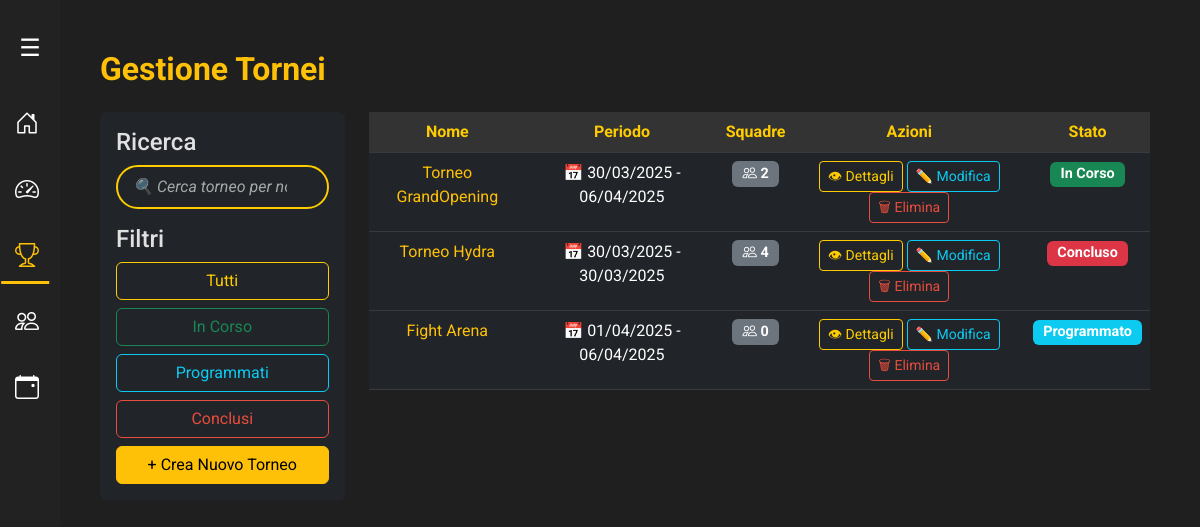
Screenshot of /tornei/ with the database file from the repository.
### backend/models/torneo.py (models this page shows, shortened)
class Torneo(models.Model):
    FORMATI_TORNEO = [
        ('DRAFT', 'Draft'),
        ('ARAM', 'ARAM'),
    ]
    id = models.AutoField(primary_key=True)  # ID auto-incrementale
    nome = models.CharField(max_length=100)  # Nome del torneo
    data_inizio = models.DateField()  # Data di inizio
    data_fine = models.DateField()  # Data di fine
    fascia_oraria = models.CharField(max_length=255, blank=True, null=True)  # Fascia oraria es. "18:00 - 22:00"
    formato = models.CharField(max_length=10, choices=FORMATI_TORNEO, default='DRAFT')  # ENUM: 'DRAFT', 'ARAM'
    is_active = models.BooleanField(default=True)  # Stato del torneo (attivo/archiviato)

### api/views/views_tornei.py (the view)
# urls.py: path('tornei/', tornei_page, name='tornei_page'),
def tornei_page(request):
    oggi = date.today()
    tornei_totali = Torneo.objects.filter(is_active=True)
    tornei_attivi = Torneo.objects.filter(data_inizio__lte=oggi, data_fine__gte=oggi, is_active=True)
    tornei_conclusi = Torneo.objects.filter(data_fine__lt=oggi, is_active=True)
    tornei_totali_counter = tornei_totali.count()
    tornei_attivi_counter = tornei_attivi.count()
    tornei_conclusi_counter = tornei_conclusi.count()
    tornei = Torneo.objects.filter(is_active=True)
    tornei_con_stato = []  # inizializza una lista vuota
    for torneo in tornei:
        print(f"Analisi torneo: {torneo.nome}")
        print(f"Data inizio torneo: {torneo.data_inizio}, Data fine torneo: {torneo.data_fine}")
        if torneo.data_inizio <= oggi <= torneo.data_fine:
            stato = "in_corso"
        elif oggi < torneo.data_inizio:
            stato = "programmato"
        else:
            stato = "concluso"
        print(f"Stato assegnato: {stato}\n")
        iscrizioni = Iscrizione.objects.filter(torneo=torneo)
        squadre = [iscrizione.squadra for iscrizione in iscrizioni]
        tornei_con_stato.append({  # correggi questo
            'id': torneo.id,
            'nome': torneo.nome,
            'data_inizio': torneo.data_inizio,
            'data_fine': torneo.data_fine,
            'squadre': squadre,
            'stato': stato
        })
        print(f"Squadre: {squadre}\n")
    return render(request, 'modules/tornei/tornei.html', {
        'tornei': tornei,
        'tornei_totali': tornei_totali,
        'tornei_attivi': tornei_attivi,
        'tornei_con_stato': tornei_con_stato,  # usa questa lista nel template
        'tornei_conclusi': tornei_conclusi,
        'tornei_totali_counter': tornei_totali_counter,
        'tornei_attivi_counter': tornei_attivi_counter,
        'tornei_conclusi_counter': tornei_conclusi_counter,
        'active_page': 'tornei'
    })

### backend/models/squadra.py (called while the page is built)
    def __str__(self):
        return f"{self.nome} - Livello {self.livello} (EXP: {self.exp})"

### frontend/templates/modules/tornei/tornei.html (shortened to what this page needs)
{% extends "modules/base/base.html" %}
{% load static %}
{% block extra_css %}
<link rel="stylesheet" href="{% static 'tornei/tornei.css' %}">
<link rel="stylesheet" href="{% static 'tornei/stepper.css' %}">
<link rel="stylesheet" href="https://cdn.jsdelivr.net/npm/flatpickr/dist/flatpickr.min.css">
<link rel="stylesheet" href="https://cdnjs.cloudflare.com/ajax/libs/font-awesome/6.5.0/css/all.min.css">
{% endblock %}
{% block content %}
<h2 class="text-warning mb-4">Gestione Tornei</h2>
<div class="row">
    <div class="col-md-3">
        <div class="filters-box p-3 bg-dark rounded">
            <h4>Ricerca</h4>
            <input type="text" id="searchTorneo" class="form-control mb-3" placeholder="🔍 Cerca torneo per nome...">
            <h4>Filtri</h4>
            <button class="btn btn-outline-warning w-100 mb-2" onclick="applyFilter('tutti', event)">Tutti</button>
            <button class="btn btn-outline-success w-100 mb-2" onclick="applyFilter('attivi', event)">In Corso</button>
            <button class="btn btn-outline-info w-100 mb-2" onclick="applyFilter('programmati', event)">Programmati</button>
            <button class="btn btn-outline-danger w-100 mb-2" onclick="applyFilter('conclusi', event)">Conclusi</button>
            <button class="btn btn-warning w-100" onclick="openCreateTournamentModal()" tabindex="-1" aria-hidden="true">+ Crea Nuovo Torneo</button>
        </div>
    </div>
    <div class="col-md-9">
        <div class="table-responsive">
            <table class="table table-dark table-hover text-center">
                <thead>
                    <tr>
                        <th>Nome</th>
                        <th>Periodo</th>
                        <th>Squadre</th>
                        <th>Azioni</th>
                        <th>Stato</th>
                    </tr>
                </thead>
                    <tbody id="torneiList">
                        {% for torneo in tornei_con_stato  %}
                        <tr class="torneo-card totali {{ torneo.stato }}">
                            <td class="text-warning">{{ torneo.nome }}</td>
                            <td>📅 {{ torneo.data_inizio|date:"d/m/Y" }} - {{ torneo.data_fine|date:"d/m/Y" }}</td>
                            <td>
                                <span class="badge bg-secondary"><i class="bi bi-people"></i>&nbsp{{ torneo.squadre|length }}</span>
                            </td>
                            <td>
                                <a href="/tornei/dettaglio/{{ torneo.id }}" class="btn btn-outline-warning btn-sm">👁 Dettagli</a>
                                <button class="btn btn-outline-info btn-sm" onclick="modificaTorneo({{ torneo.id }})">✏️ Modifica</button>
                                <button class="btn btn-outline-danger btn-sm" onclick="apriModaleEliminazione({{ torneo.id }}, '{{ torneo.nome }}')">🗑 Elimina</button>
                            </td>
                            <td>
                                {% if torneo.stato == 'in_corso' %}
                                    <span class="badge bg-success">In Corso</span>
                                {% elif torneo.stato == 'programmato' %}
                                    <span class="badge bg-info">Programmato</span>
                                {% else %}
                                    <span class="badge bg-danger">Concluso</span>
                                {% endif %}
                            </td>
                        </tr>
                        {% empty %}
                        <tr><td colspan="5" class="text-muted">Nessun torneo disponibile.</td></tr>
                        {% endfor %}
                    </tbody>
            </table>
        </div>
    </div>
</div>
{% endblock %}

### frontend/templates/modules/base/base.css (style rules this page uses)
body { background-color: #121212; color: #f5f5f5; font-family: 'Arial', sans-serif; }

### frontend/templates/modules/tornei/tornei.css (style rules this page uses)
:root { --primary-color: #ffcc00; --success-color: #27ae60; --error-color: #e74c3c; --bg-dark: #1f1f1f; --bg-secondary: #2a2a2a; --text-color: #e0e0e0; --font-family: 'Roboto', sans-serif; }
body { background-color: var(--bg-dark); color: var(--text-color); font-family: var(--font-family); }
h2.text-warning { font-weight: 700; }
#searchTorneo { width: 100%; padding: 8px 40px 8px 15px; border-radius: 25px; border: 2px solid var(--primary-color); background: transparent; color: var(--text-color); }
#searchTorneo::placeholder { color: rgba(255, 255, 255, 0.6); }
.btn-outline-warning { border-color: var(--primary-color); color: var(--primary-color); transition: background 0.3s ease, color 0.3s ease; }
.table-dark { background-color: #262626; color: #fff; }
.table-dark th { background-color: #333; color: var(--primary-color); }
.table-dark td { border-top: 1px solid #333; }
.btn-outline-danger { border-color: var(--error-color); color: var(--error-color); }
.badge { font-size: 0.9rem; padding: 5px 10px; }
.badge.bg-success { background-color: var(--success-color); }
.badge.bg-danger { background-color: var(--error-color); }

### frontend/templates/modules/tornei/stepper.css (style rules this page uses)
input.form-control::placeholder { color: #888; font-style: italic; }

### rows the page displays
Torneo: nome "Torneo GrandOpening", data_inizio "30/03/2025", data_fine "06/04/2025"
Torneo: nome "Torneo Hydra", data_inizio "30/03/2025", data_fine "30/03/2025"
Torneo: nome "Fight Arena", data_inizio "01/04/2025", data_fine "06/04/2025"

### other values shown
{{ torneo.squadre|length }} "2" "4" "0"
